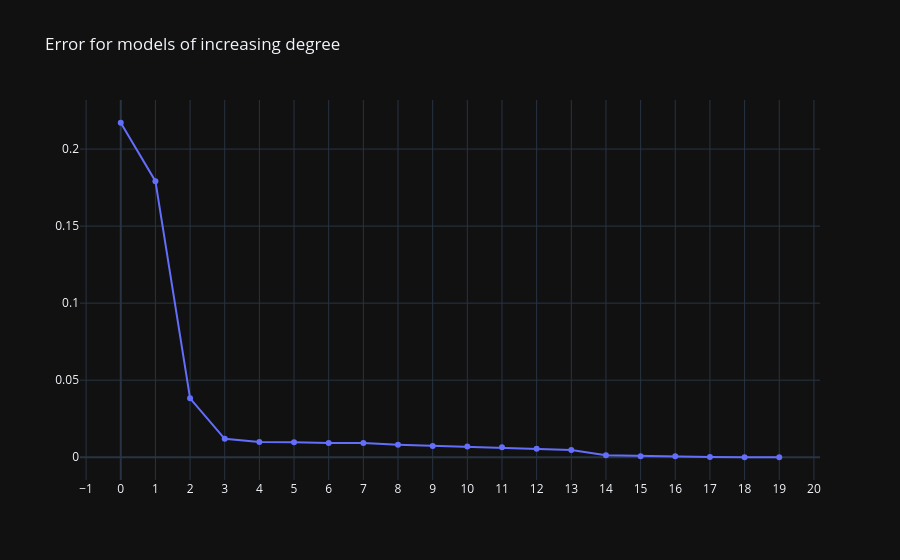

Notebook code for this chart:
### Code cell
def calculate_error(y_true, y_pred):
    # 1. Obliczamy różnicę (y_i - y_hat)
    error = y_true - y_pred

    # 2. Podnosimy do kwadratu i wyciągamy średnią
    # To realizuje sumę i dzielenie przez N
    mse = np.mean(error**2)

    return mse

errors = []
degrees = range(0, 20)

for d in degrees:
    # 1. Trenujemy model dla aktualnego stopnia d
    model = polynomial_regression(X, y, d)

    # 2. Obliczamy przewidywania (y_pred) dla naszych punktów X
    y_pred = model(X)

    # 3. Liczymy błąd MSE i dodajemy do listy
    err = calculate_error(y, y_pred)
    errors.append(err)
fig = go.Figure()
fig.add_trace(go.Scatter(x=list(degrees), y=errors, name="Errors", mode="lines+markers"))
fig.update_layout(title="Error for models of increasing degree")
fig.update_xaxes(dtick=1)
fig.show()

### Figure 1 — Plotly figure (JSON) as saved in the notebook; plotly's stock layout.template omitted (floating-point values rounded to 4 significant figures)
{"data": [{"mode": "lines+markers", "name": "Errors", "x": [0, 1, 2, 3, 4, 5, 6, 7, 8, 9, 10, 11, 12, 13, 14, 15, 16, 17, 18, 19], "y": [0.2171, 0.1792, 0.03824, 0.01193, 0.009868, 0.009812, 0.009204, 0.009197, 0.008053, 0.007356, 0.006997, 0.006413, 0.005521, 0.004682, 0.001246, 0.0006976, 0.0006295, 8.175e-05, 6.757e-05, 7.656e-14], "type": "scatter"}], "layout": {"title": {"text": "Error for models of increasing degree"}, "xaxis": {"dtick": 1}}}
